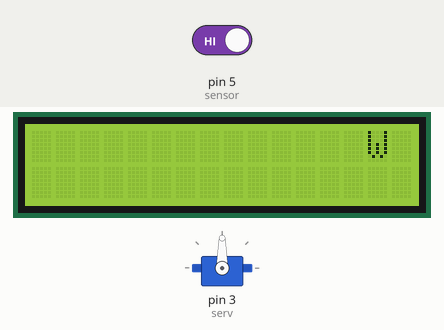
This sketch was run on a simulated Arduino Uno, built with avr-gcc and run on an emulated ATmega328P. Shown: servo, 16×2 character LCD. The inputs (shaded band) are chosen by the test bench; at power-on: pin 5 (sensor) HIGH. What the sketch prints to the serial monitor is not drawn.

Above: at 1.72 s.
At 5.64 s:
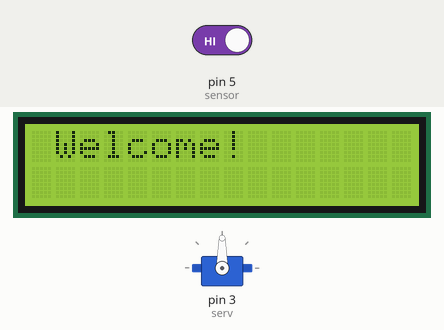
At 9.87 s:
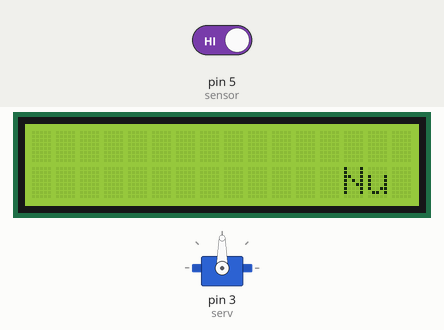
At 18.32 s:
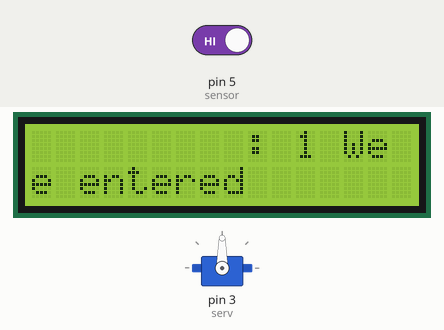
Timing chart, 0 to 19.8 s (numbered marks = the images above):
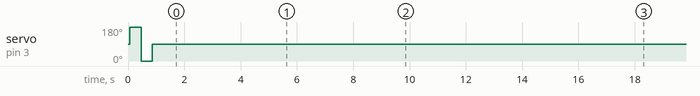

The sketch:

bell_ringer.ino
```cpp
//uses LCD example code library, credit to those authors

// include the library code
#include <Wire.h>
#include <LiquidCrystal_I2C.h>
#include <Servo.h>

#define serv 3
/**********************************************************/
//initialize useful variables
int numDoorOpened = 0;
const int sensor = 5;
int state; // 0 close - 1 open wwitch

Servo s;


int tim = 300;  //the value of delay time
// initialize the library with the numbers of the interface pins
LiquidCrystal_I2C lcd(0x27,16,2);  // set the LCD address to 0x27 for a 16 chars and 2 line display
/*********************************************************/
void setup()
{
  Serial.begin(9600);
  pinMode(serv, OUTPUT);
  pinMode(sensor, INPUT_PULLUP);

  s.attach(serv);

  lcd.init();  //initialize the lcd
}
/*********************************************************/
void loop()
{
  state = digitalRead(sensor);
  //debugging purposes
  Serial.print("servo ");
  Serial.println(s.read());
  Serial.print("state ");
  Serial.println(state);
  Serial.print("People ");
  Serial.println(numDoorOpened);

  //initialize the arrays
  char array1[]=" Welcome!                ";  //the string to print on the LCD
  char array2[]=" Number of people entered: ";  //the string to print on the LCD


  if (state == HIGH){ //triggers when door is opened
    numDoorOpened++;

    //converts num door opened to something that can be displayed in the array on the LCD
    char b[4];
    String str = String(numDoorOpened);
    str.toCharArray(b,4);
    strcat(array2, b);
    Serial.println(array2);

    lcd.backlight();  //open the backlight

    //writes to the servo to ring the bell
    s.write(180);
    delay(400);
    s.write(0);
    delay(400);
    s.write(90);
    delay(400);


    lcd.setCursor(15,0);  // set the cursor to column 15, line 0
    for (int positionCounter1 = 0; positionCounter1 < 26; positionCounter1++)
    {
      lcd.scrollDisplayLeft();  //Scrolls the contents of the display one space to the left.
      lcd.print(array1[positionCounter1]);  // Print a message to the LCD.
      delay(tim);  //wait for 250 microseconds
    }
    lcd.clear();  //Clears the LCD screen and positions the cursor in the upper-left corner.
    lcd.setCursor(15,1);  // set the cursor to column 15, line 1
    for (int positionCounter = 0; positionCounter < 31; positionCounter++)
    {
      lcd.scrollDisplayLeft();  //Scrolls the contents of the display one space to the left.
      lcd.print(array2[positionCounter]);  // Print a message to the LCD.
      delay(tim);  //wait for 250 microseconds
    }

    lcd.clear();  //Clears the LCD screen and positions the cursor in the upper-left corner.
    delay(100);
    lcd.noBacklight();

    while(digitalRead(sensor) == HIGH){ //runs when door is closed to prevent continuous looping
      delay(1000);
      }
  } else {
    delay(1000);
    }

    delay(200);

}
/************************************************************/
```

Measured:
- by itself, servo on pin 3 (serv): 90° → 180° at 0.07 s, → 0° 0.40 s later, → 90° 0.40 s later
